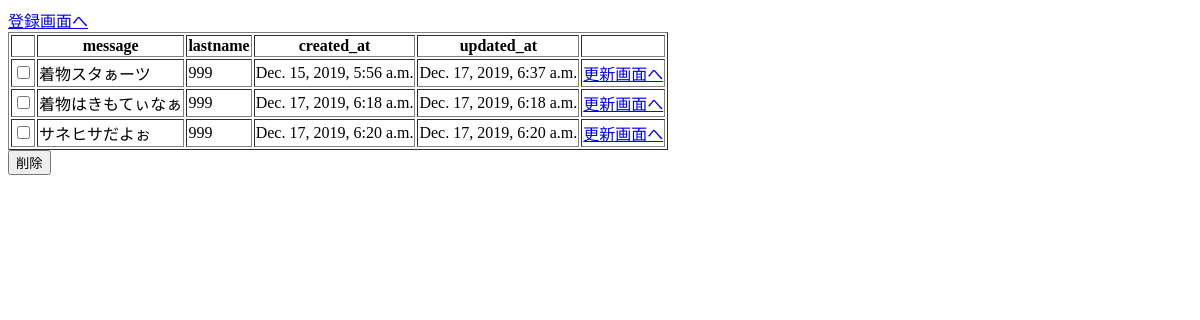
The page /kimono/ on the database as committed earlier.
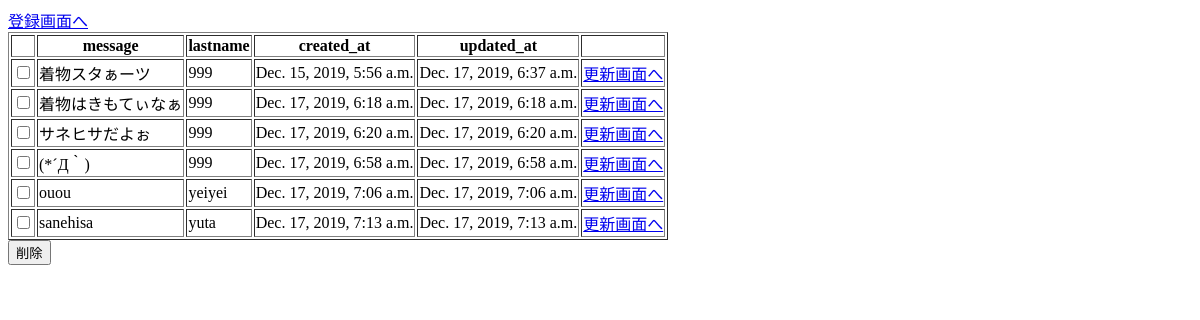
The same page on the database as committed later.
### kimono/models.py (models this page shows, shortened)
class Message(models.Model):
    message = models.CharField(max_length=255)
    lastname = models.CharField(max_length=255)
    created_at = models.DateTimeField(auto_now_add=True)
    updated_at = models.DateTimeField(auto_now=True)

### kimono/views.py (the view)
def index(request):
    d = {
    'messages':Message.objects.all(),
    }
    return render(request, 'kimono/index.html', d)

### kimono/templates/kimono/index.html (shortened to what this page needs)
{% extends "base.html" %}
{% block body %}
  <a href="{% url 'add' %}">登録画面へ</a>
  <form method="post" action="{% url 'delete' %}">
    <table border="1">
      <thead>
        <tr>
          <th> </th>
          <th>message</th>
          <th>lastname</th>
          <th>created_at</th>
          <th>updated_at</th>
          <th> </th>
        </tr>
      </thead>
      <tbody>
        {% for message in messages %}
          <tr>
            <td><input type="checkbox" name="delete_ids" value="{{ message.id }}"></td>
            <td>{{ message.message }}</td>
            <td>{{ message.lastname }}</td>
            <td>{{ message.created_at }}</td>
            <td>{{ message.updated_at }}</td>
            <td><a href="{% url 'edit' message.id %}">更新画面へ</a></td>
          </tr>
        {% endfor %}
      </tbody>
    </table>
    <input type="submit" value="削除">
  </form>
{% endblock %}

### kimono/templates/base.html (shortened to what this page needs)
<!DOCTYPE html>
<html>
<head lang="ja">
</head>
<body>
{% block body %}
{% endblock %}
</body>
</html>

Rows that differ between the two databases and show on the page:
added Message: message "(*´Д｀)", lastname "999", created_at "Dec. 17, 2019, 6:58 a.m.", updated_at "Dec. 17, 2019, 6:58 a.m."
added Message: message "ouou", lastname "yeiyei", created_at "Dec. 17, 2019, 7:06 a.m.", updated_at "Dec. 17, 2019, 7:06 a.m."
added Message: message "sanehisa", lastname "yuta", created_at "Dec. 17, 2019, 7:13 a.m.", updated_at "Dec. 17, 2019, 7:13 a.m."
